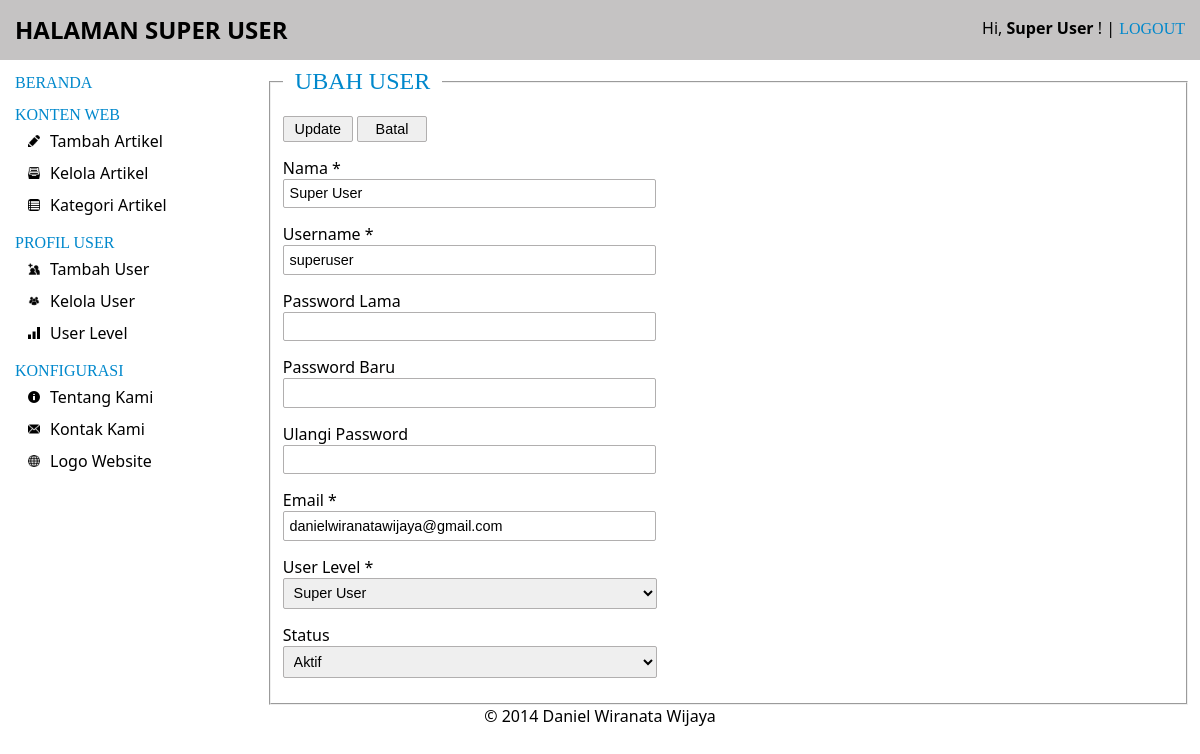
/update-user.php?id=1 (signed in), run on the app's committed database.
### tables this page shows
CREATE TABLE IF NOT EXISTS `cw_users` (
`user_id` int(11) NOT NULL,
  `name` varchar(50) NOT NULL,
  `nickname` varchar(20) NOT NULL,
  `password` varchar(50) NOT NULL,
  `email` varchar(100) NOT NULL,
  `level_id` int(11) NOT NULL,
  `date_created` datetime NOT NULL,
  `date_modified` datetime NOT NULL,
  `date_visited` datetime NOT NULL,
  `status` int(11) NOT NULL
);

### update-user.php (the view, shortened to what this page needs)
<!doctype html>
<html>
<head>
<link rel="stylesheet" type="text/css" href="css/style-admin.css">
</head>
<body>
<div id="container">
    <div id="header" class="column"><?php include("inc/header.php"); ?></div>
    <div id="body" class="column">
        <div id="left-column" class="column"><?php include("inc/nav.php"); ?></div>
        <div id="content" class="column">
		<?php
			if(isset($_GET['id']))
			{
				$id = $_GET['id'];
			}
            $sqlUpdate = mysql_query("SELECT * FROM cw_users WHERE user_id = '$id'") or die(mysql_error());
            $update = mysql_fetch_array($sqlUpdate);
        ?>
        <fieldset>
            <legend><h2 class="menu" style="margin: 0 10px;">UBAH USER</h2></legend>
            <form action="process/edit-user.php?id=<?php echo $update['user_id']; ?>" class="fArticle" method="post" onSubmit="return validasi_edit_user(this)">
		<?php
			if($_SESSION['level'] == 1)
			{
		?>
            <div class="left-form">
            	<div class="row">
                	<input type="submit" name="update_user" value="Update">
                    <a href="manage-user.php" class="btn-link"><input type="button" value="Batal"></a>
                </div>
            	<div class="row">
                	<div class="field-title">Nama *</div>
                    <div class="field-input"><input type="text" name="us_name" autocomplete="off" value="<?php echo $update['name']; ?>"></div>
                </div>
            	<div class="row">
                	<div class="field-title">Username *</div>
                    <div class="field-input"><input type="text" name="us_nickname" autocomplete="off" maxlength="20" value="<?php echo $update['nickname']; ?>"></div>
                </div>
            	<div class="row">
                	<div class="field-title">Password Lama</div>
                    <div class="field-input"><input type="password" name="us_old_password" maxlength="20"></div>
                </div>
            	<div class="row">
                	<div class="field-title">Password Baru</div>
                    <div class="field-input"><input type="password" name="us_new_password" maxlength="20"></div>
                </div>
            	<div class="row">
                	<div class="field-title">Ulangi Password</div>
                    <div class="field-input"><input type="password" name="us_re_password" maxlength="20"></div>
                </div>
            	<div class="row">
                	<div class="field-title">Email *</div>
                    <div class="field-input"><input type="text" name="us_email" autocomplete="off" value="<?php echo $update['email']; ?>"></div>
                </div>
            	<div class="row">
                	<div class="field-title">User Level *</div>
                    <div class="field-input">
                    	<select name="us_user_level">
                        <?php
							$sqlLevel = mysql_query("SELECT * FROM cw_user_level") or die(mysql_error());
							while( $level = mysql_fetch_array($sqlLevel) )
							{
								if($level['level_id'] == $update['level_id'])
								{
									$selected = 'selected';
								}
								else
									{
										$selected = '';
									}
								echo "<option value='$level[level_id]' $selected>$level[level_name]</option>";
							}
                        ?>
                        </select>
                    </div>
                </div>
            	<div class="row">
                	<div class="field-title">Status</div>
                    <div class="field-input">
                    	<select name="us_status">
                        <?php
							$sqlStatus = mysql_query("SELECT * FROM cw_status") or die(mysql_error());
							while( $status = mysql_fetch_array($sqlStatus) )
							{
								if($status['status_id'] == $update['status'])
								{
									$selected = 'selected';
								}
								else
									{
										$selected = '';
									}
								echo "<option value='$status[status_id]' $selected>$status[status_name]</option>";
							}
                        ?>
                        </select>
                    </div>
                </div>
            </div>
        <?php
			}
        ?>
            </form>
        </fieldset>
        </div>
    </div>
    <div id="footer" class="column"><?php include("inc/footer.php"); ?></div>
</div>
</body>
</html>

### css/style-admin.css (style rules this page uses)
body { font-family: "Segoe UI"; font-size: 1em; }
a, a:visited { text-decoration: none; color: #000000; }
#left-column { width: 20% !important; margin-right: 20px; margin-top: -18px; margin-left: 2px; }
#content { width: 78% !important; }
#header, #body, #footer { clear: both; margin-bottom: 15px; }
#header { padding: 10px 15px; background-color: #C5C3C3; position: absolute; top: 0; left: 0; width: 100%; }
#body { margin-top: 68px; }
#footer { text-align: center; }
#header-title, #left-column, #content { float: left; }
.fArticle { margin: 15px 0; }
.menu { text-transform: uppercase; font-family: "Trebuchet MS" !important; font-weight: 500; color: #0088CC; }
input[type="text"], input[type="password"], input[type="button"], input[type="submit"], input[type="reset"], textarea, select { border-radius: 2px; border: 1px solid #B1AFAF; font-size: .9em; }
input[type="text"], input[type="password"], input[type="button"], input[type="reset"], textarea, select { padding: .4em; }
input[type="text"], input[type="password"] { width: 25em; }
select { width: 26em; }
input[type="submit"], input[type="button"], input[type="reset"] { padding: 4px; min-width: 70px; cursor: pointer; text-align: center; }
.left-form, .right-form { float: left; }
.left-form { width: 73%; margin-right: 20px; }
.row-space, .row { margin-bottom: 15px; }

### data on the page
cw_users: us_name "Super User", us_nickname "superuser", us_email "danielwiranatawijaya@gmail.com"

### other printed values
$_SESSION['name'] "Super User"
form field us_user_level "Super User"
form field us_status "Aktif"
